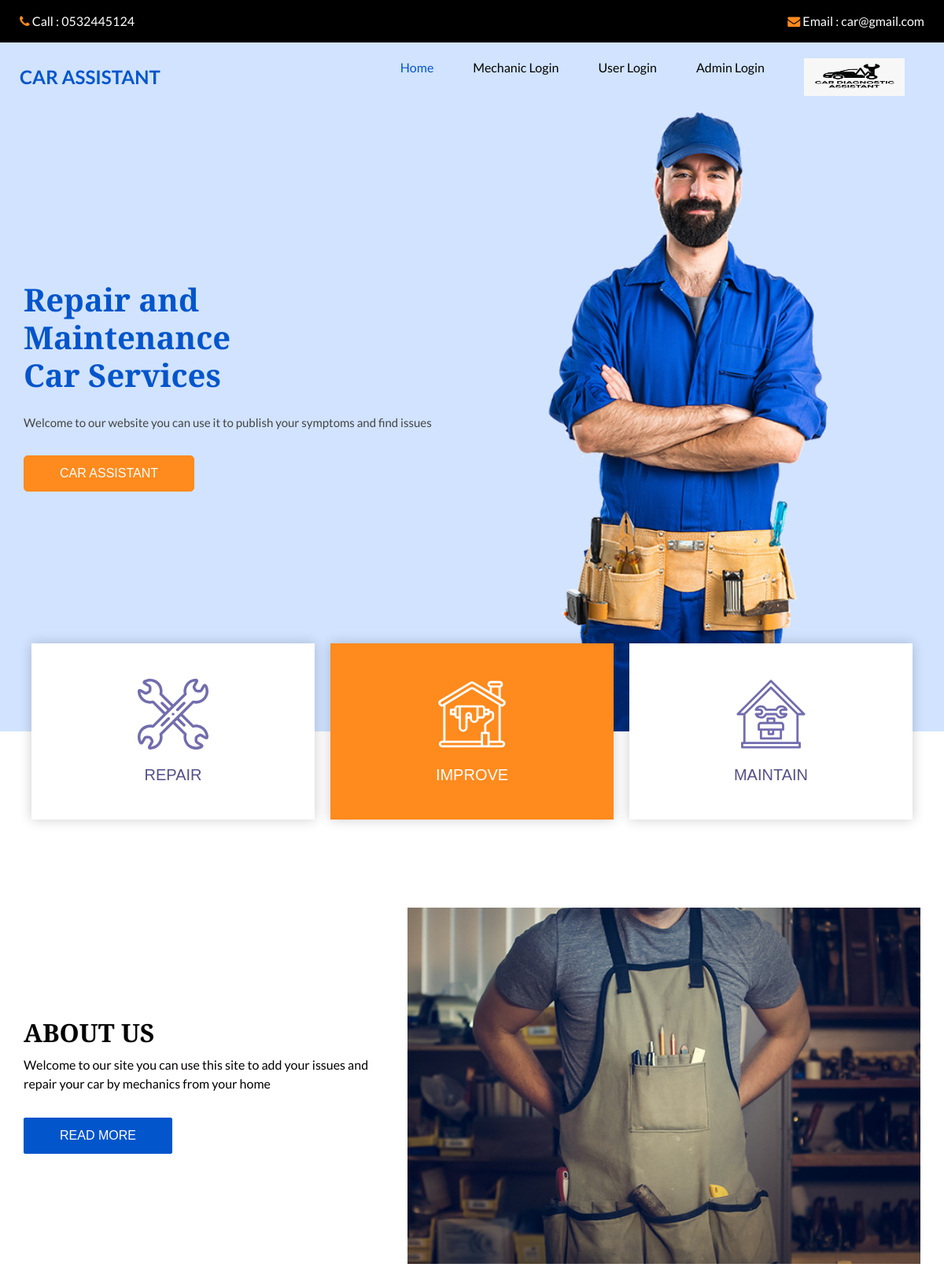
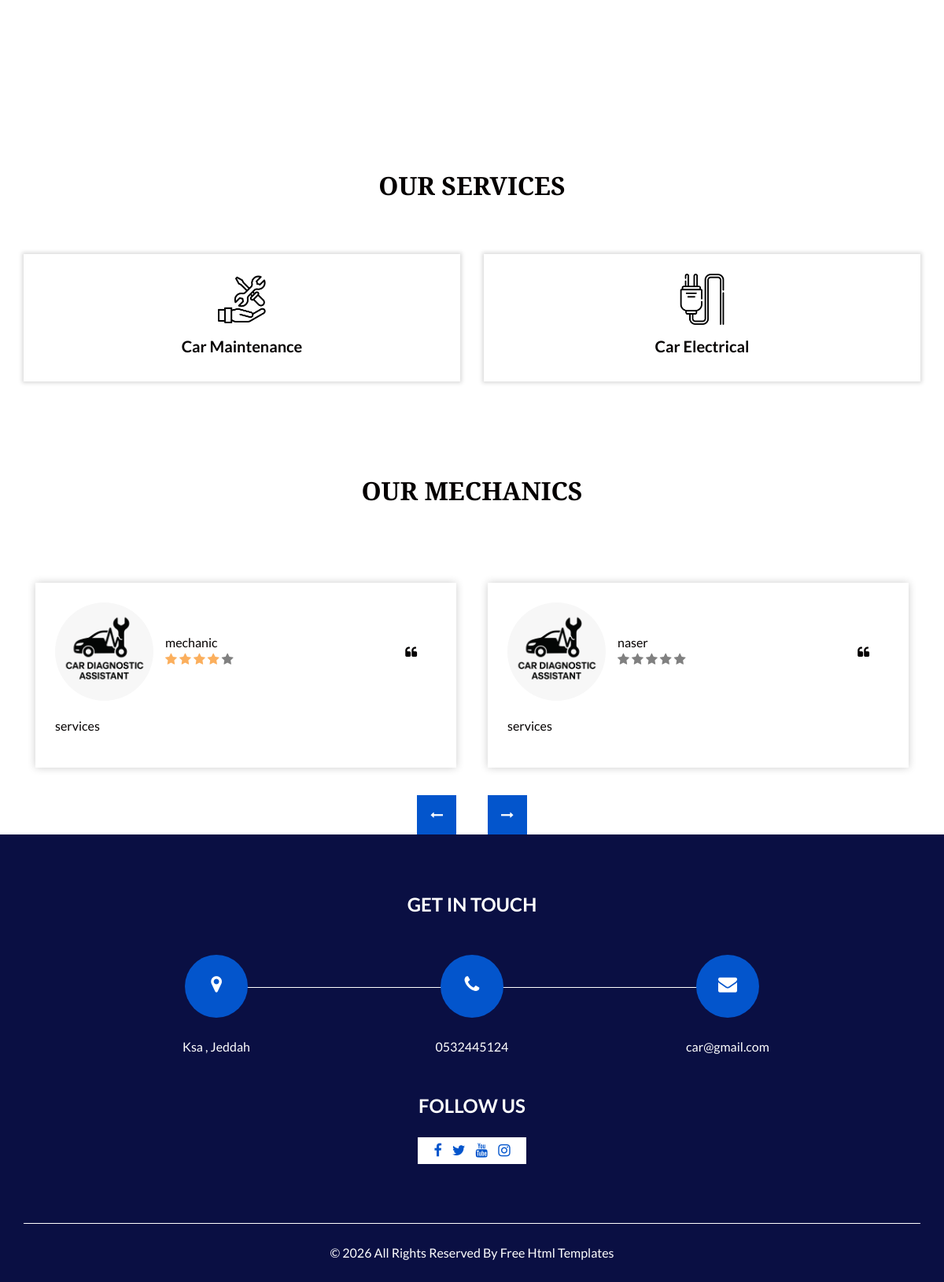
The app's page /home.php with its own data (2 pictures, top to bottom).
### tables this page shows
CREATE TABLE `mechanics` (
  `id` int(11) NOT NULL,
  `name` varchar(255) NOT NULL,
  `email` varchar(255) NOT NULL,
  `password` varchar(255) NOT NULL,
  `phone` varchar(255) NOT NULL,
  `address` text NOT NULL,
  `services` text NOT NULL,
  `city_id` int(11) NOT NULL
);

### web/home.php (the view, shortened to what this page needs)
<?php
include("conn.php");
?>
<!DOCTYPE html>
<html>
<head>
  <link rel="stylesheet" type="text/css" href="https://cdnjs.cloudflare.com/ajax/libs/OwlCarousel2/2.3.4/assets/owl.carousel.min.css" />
  <link rel="stylesheet" type="text/css" href="style/css/bootstrap.css" />
  <link rel="stylesheet" type="text/css" href="style/css/font-awesome.min.css" />
  <link href="style/css/style.css" rel="stylesheet" />
  <link href="style/css/responsive.css" rel="stylesheet" />
</head>
<body>
  <div class="hero_area">
    <header class="header_section">
      <div class="header_top">
        <div class="container-fluid">
          <div class="contact_nav">
            <a href="">
              <i class="fa fa-phone" aria-hidden="true"></i>
              <span>
                Call : 0532445124
              </span>
            </a>
            <a href="">
              <i class="fa fa-envelope" aria-hidden="true"></i>
              <span>
                Email : car@gmail.com
              </span>
            </a>
          </div>
        </div>
      </div>
      <div class="header_bottom">
        <div class="container-fluid">
          <nav class="navbar navbar-expand-lg custom_nav-container ">
            <a class="navbar-brand" href="index.html">
              <span>
                Car Assistant
              </span>
            </a>
            <div class="collapse navbar-collapse" id="navbarSupportedContent">
              <ul class="navbar-nav ">
                <li class="nav-item active">
                  <a class="nav-link" href="home.php">Home <span class="sr-only">(current)</span></a>
                </li>
                <li class="nav-item">
                  <a class="nav-link" href="login.php?type=mechanics"> Mechanic Login</a>
                </li>
                <li class="nav-item">
                  <a class="nav-link" href="login.php?type=users">User Login</a>
                </li>
                <li class="nav-item">
                  <a class="nav-link" href="login.php?type=admins">Admin Login</a>
                </li>
                <li class="nav-item">
                  <a class="nav-link" href="#"><img src="images/logo.png" style="height: 3.0em;width: 8.0em;"></a>
                </li>
              </ul>
            </div>
          </nav>
        </div>
      </div>
    </header>
    <section class="slider_section ">
      <div class="container ">
        <div class="row">
          <div class="col-md-6 ">
            <div class="detail-box">
              <h1>
                Repair and <br>
                Maintenance <br>
            Car    Services
              </h1>
              <p>
Welcome to our website you can use it to publish your symptoms and find issues
              </p>
              <a href="">
Car Assistant
              </a>
            </div>
          </div>
          <div class="col-md-6">
            <div class="img-box">
              <img src="style/images/slider-img.png" alt="">
            </div>
          </div>
        </div>
      </div>
    </section>
  </div>
  <section class="feature_section">
    <div class="container">
      <div class="feature_container">
        <div class="box">
          <div class="img-box">
          </div>
          <h5 class="name">
            Repair
          </h5>
        </div>
        <div class="box active">
          <div class="img-box">
          </div>
          <h5 class="name">
            Improve
          </h5>
        </div>
        <div class="box">
          <div class="img-box">
          </div>
          <h5 class="name">
            Maintain
          </h5>
        </div>
      </div>
    </div>
  </section>
  <section class="about_section layout_padding-bottom">
    <div class="container">
      <div class="row">
        <div class="col-lg-5 col-md-6">
          <div class="detail-box">
            <h2>
              About us
            </h2>
            <p>
              Welcome to our site you can use this site to add your issues and repair your car by mechanics from your home
            </p>
            <a href="">
              Read More
            </a>
          </div>
        </div>
        <div class="col-lg-7 col-md-6">
          <div class="img-box">
            <img src="style/images/about-img.jpg" alt="">
          </div>
        </div>
      </div>
    </div>
  </section>
  <section class="service_section layout_padding">
    <div class="container ">
      <div class="heading_container heading_center">
        <h2> Our Services </h2>
      </div>
      <div class="row">
        <div class="col-sm-6 col-md-6 mx-auto">
          <div class="box ">
            <div class="img-box">
              <img src="style/images/s1.png" alt="" />
            </div>
            <div class="detail-box">
              <h5>
              Car  Maintenance
              </h5>
            </div>
          </div>
        </div>
        <div class="col-sm-6 col-md-6 mx-auto">
          <div class="box ">
            <div class="img-box">
              <img src="style/images/s2.png" alt="" />
            </div>
            <div class="detail-box">
              <h5>
             Car   Electrical
              </h5>
            </div>
          </div>
        </div>
      </div>
    </div>
  </section>
  <section class="client_section ">
    <div class="container">
      <div class="heading_container heading_center">
        <h2>
       Our Mechanics
        </h2>
      </div>
      <div class="carousel-wrap layout_padding2-top ">
        <div class="owl-carousel">
        <?php
$sql_mechanics = "SELECT * FROM mechanics";
$query_mechanics = mysqli_query($db,$sql_mechanics);
foreach($query_mechanics as $row_mechanic)
{
  $mechainc_id = $row_mechanic['id'];
  $i=0;
  $sum = 0;
$sql_rates = "SELECT * FROM rates WHERE mechanic_id = $mechainc_id";
$query_rates = mysqli_query($db,$sql_rates);
foreach($query_rates as $row_rate)
{
$sum = $row_rate['rate'];
$i++;
}
if($i!=0)
{
  $rate = $sum / $i;
  $rate = round($rate);
}
else
{
  $rate = 0;
}
?>
          <div class="item">
            <div class="box">
              <div class="client_id">
                <div class="img-box">
                  <img src="images/logo.png" alt="">
                </div>
                <div class="client_detail">
                  <div class="client_info">
                    <h6>
                      <?= $row_mechanic['name']; ?>
                    </h6>
                    <?php for($j=1;$j<=5;$j++) {
  if($rate >= $j) {
  ?>
                    <i class="fa fa-star" aria-hidden="true"></i>
      <?php }
else {
?>
<i class="fa fa-star" style="color:gray;" aria-hidden="true"></i>
<?php
}} ?>
    </div>
                  <i class="fa fa-quote-left" aria-hidden="true"></i>
                </div>
              </div>
              <div class="client_text">
                <p>
<?= $row_mechanic['services']; ?>
              </p>
              </div>
            </div>
          </div>
          <?php
}
?>
        </div>
      </div>
    </div>
  </section>
  <section class="info_section ">
    <div class="container">
      <h4>
        Get In Touch
      </h4>
      <div class="row">
        <div class="col-lg-10 mx-auto">
          <div class="info_items">
            <div class="row">
              <div class="col-md-4">
                <a href="">
                  <div class="item ">
                    <div class="img-box ">
                      <i class="fa fa-map-marker" aria-hidden="true"></i>
                    </div>
                    <p>
                    Ksa , Jeddah
                    </p>
                  </div>
                </a>
              </div>
              <div class="col-md-4">
                <a href="">
                  <div class="item ">
                    <div class="img-box ">
                      <i class="fa fa-phone" aria-hidden="true"></i>
                    </div>
                    <p>
                    0532445124
                    </p>
                  </div>
                </a>
              </div>
              <div class="col-md-4">
                <a href="">
                  <div class="item ">
                    <div class="img-box">
                      <i class="fa fa-envelope" aria-hidden="true"></i>
                    </div>
                    <p>
                      car@gmail.com
                    </p>
                  </div>
                </a>
              </div>
            </div>
          </div>
        </div>
      </div>
    </div>
    <div class="social-box">
      <h4>
        Follow Us
      </h4>
      <div class="box">
        <a href="">
          <i class="fa fa-facebook" aria-hidden="true"></i>
        </a>
        <a href="">
          <i class="fa fa-twitter" aria-hidden="true"></i>
        </a>
        <a href="">
          <i class="fa fa-youtube" aria-hidden="true"></i>
        </a>
        <a href="">
          <i class="fa fa-instagram" aria-hidden="true"></i>
        </a>
      </div>
    </div>
  </section>
  <footer class="footer_section">
    <div class="container">
      <p>
        &copy; <span id="displayDateYear"></span> All Rights Reserved By
        <a href="https://html.design/">Free Html Templates</a>
      </p>
    </div>
  </footer>
</body>
</html>

### web/style/css/responsive.css (style rules this page uses)
@media (min-width: 1200px) { .container { max-width: 1170px; } }

### records on screen
mechanics: name "mechanic", services "services"
mechanics: name "naser", services "services"
